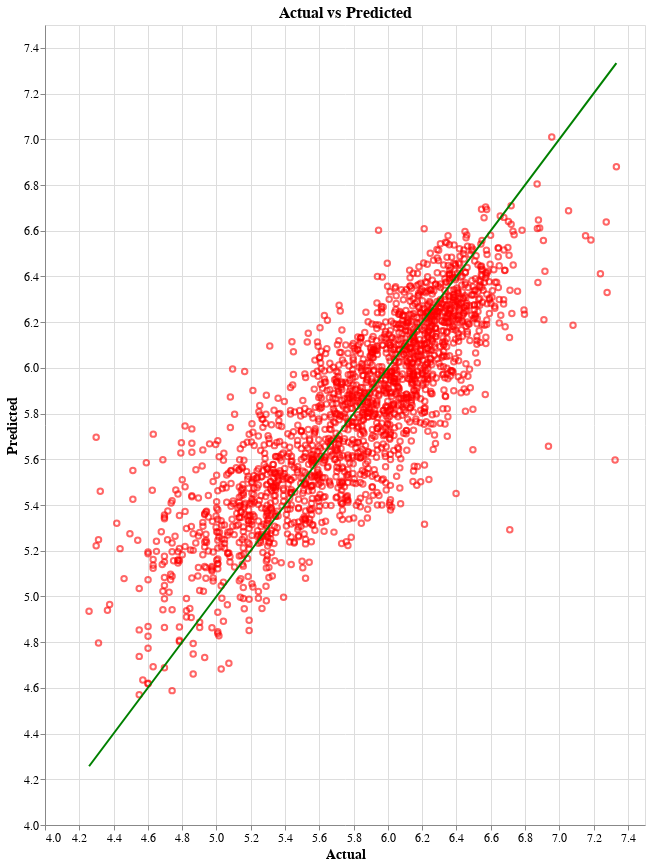

The cell this chart's notebook holds for it:
### Code cell
import pandas as pd
import altair as alt

# Sample data
y_train_sampled = y_train_df.sample(n=min(len(y_train_df), 2000), random_state=42)
y_train_preds_sampled = y_train_preds_df.sample(n=min(len(y_train_preds), 2000), random_state=42)

# Create a combined DataFrame for plotting
data = pd.DataFrame({
    'Actual': y_train_sampled['Actual Value'],
    'Predicted': y_train_preds_sampled['TARGET_totalFare']
})

# Find the min and max values to set axis limits based on the data itself
min_train = min(data['Actual'].min(), data['Predicted'].min())
max_train = max(data['Actual'].max(), data['Predicted'].max())

# Create the Altair chart
chart = alt.Chart(data).mark_point(color='red', opacity=0.6).encode(
    x=alt.X('Actual:Q', title='Actual', scale=alt.Scale(domain=[min_train, max_train])),
    y=alt.Y('Predicted:Q', title='Predicted', scale=alt.Scale(domain=[min_train, max_train])),
    tooltip=['Actual', 'Predicted']
)

# Add the identity line
identity_line = alt.Chart(pd.DataFrame({
    'x': [min_train, max_train],
    'y': [min_train, max_train]
})).mark_line(color='green').encode(
    x='x:Q',
    y='y:Q'
)

# Combine the scatter plot and the identity line
final_chart = chart + identity_line

# Set the size of the chart to make it smaller
final_chart = final_chart.properties(
    title='Actual vs Predicted',
    width=600,  # Adjust the width here
    height=800  # Adjust the height here
).configure_axis(
    labelFontSize=12,
    titleFontSize=14
).configure_title(
    fontSize=16
)

# Show the plot
final_chart.show()

### Figure 1 — Vega-Lite specification as saved in the notebook (floating-point values rounded to 4 significant figures; data arrays with more than 128 entries replaced by an {"elided": "..."} marker saying what was removed)
{"config": {"view": {"continuousWidth": 300, "continuousHeight": 300}, "axis": {"labelFontSize": 12, "titleFontSize": 14}, "title": {"fontSize": 16}}, "layer": [{"data": {"name": "data-527a04597d1e5f3ed516f05ec2060112"}, "mark": {"type": "point", "color": "red", "opacity": 0.6}, "encoding": {"tooltip": [{"field": "Actual", "type": "quantitative"}, {"field": "Predicted", "type": "quantitative"}], "x": {"field": "Actual", "scale": {"domain": [4.257, 7.333]}, "title": "Actual", "type": "quantitative"}, "y": {"field": "Predicted", "scale": {"domain": [4.257, 7.333]}, "title": "Predicted", "type": "quantitative"}}}, {"data": {"name": "data-e576d8dfce7a08f28a40c80820a6c880"}, "mark": {"type": "line", "color": "green"}, "encoding": {"x": {"field": "x", "type": "quantitative"}, "y": {"field": "y", "type": "quantitative"}}}], "height": 800, "title": "Actual vs Predicted", "width": 600, "$schema": "https://vega.github.io/schema/vega-lite/v5.20.1.json", "datasets": {"data-527a04597d1e5f3ed516f05ec2060112": {"elided": "2000 records"}, "data-e576d8dfce7a08f28a40c80820a6c880": [{"x": 4.257, "y": 4.257}, {"x": 7.333, "y": 7.333}]}}
